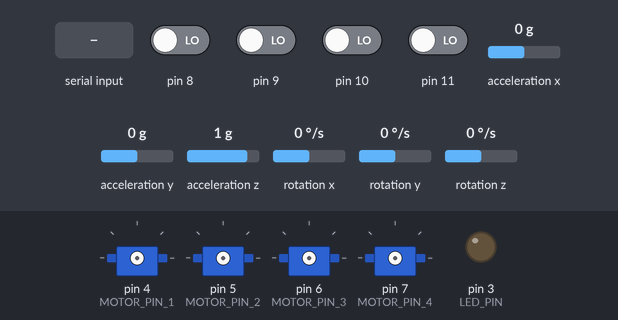
Bench run of a sketch on a simulated Arduino Uno, built with avr-gcc and run on an emulated ATmega328P. On the bench: 4 × servo, output pins drawn as LEDs (lit = HIGH). Wiring (inferred from the names in the program): MPU-6050 motion sensor at I2C address 0x68. The inputs (shaded band) are chosen by the test bench; at power-on: pin 8–11 LOW, acceleration x 0 g, acceleration y 0 g, acceleration z 1 g, rotation x 0 °/s, rotation y 0 °/s, rotation z 0 °/s. What the sketch prints to the serial monitor is not drawn.

Above: at 1.2 s.
1.3 s: "1" received over Serial
At 9.6 s:
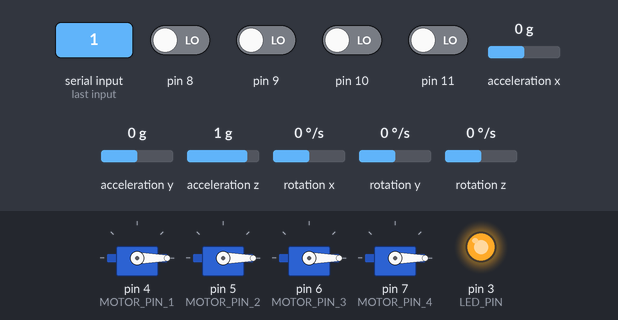
At 20.7 s:
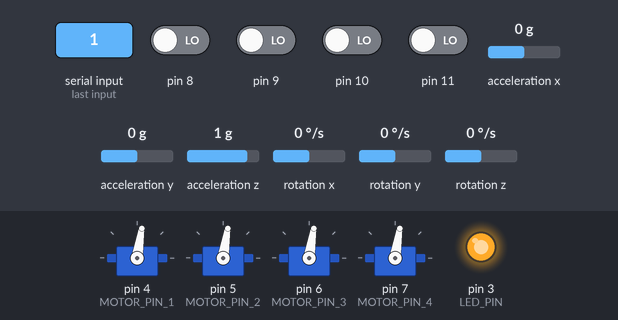
Timing chart, 0 to 21.5 s (numbered marks = the images above; inputs shaded):
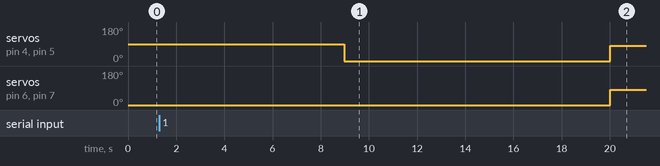

The sketch:

SUL_vibration_check_verson_2.ino
```cpp
#include <Servo.h>
#include <Wire.h>
#include <math.h>
#include "setup.h"

#define MAX_SIGNAL                 2000   // 1025 ~ 1999
#define MIN_SIGNAL                 1000
#define MOTOR_PIN_1                   4
#define MOTOR_PIN_2                   5
#define MOTOR_PIN_3                   6
#define MOTOR_PIN_4                   7
#define MPU6050_ACCEL_XOUT_H       0x3B   // R
#define MPU6050_I2C_ADDRESS        0x68   // R/W
#define MPU6050_PWR_MGMT_1         0x6B   // R/W
#define LED_PIN                       3
#define PAUSE_SIGNAL_PIN           13
#define PAUSE_DATA_SIGNAL_PIN      12

//--------------------------------------------------//
//                 DEFINE VARIABLES                 //
//--------------------------------------------------//
float ROLL = 0, ROLL_ACC, ROLL_GYRO = 0, PITCH = 0, PITCH_ACC, PITCH_GYRO = 0, YAW = 0, YAW_ACC, YAW_GYRO = 0;
int receiver_input_channel_1, receiver_input_channel_2, receiver_input_channel_3, receiver_input_channel_4;
float X_ACC_BASE = 0, Y_ACC_BASE = 0, Z_ACC_BASE = 0, X_GYRO_BASE = 0, Y_GYRO_BASE = 0, Z_GYRO_BASE = 0;
unsigned long TIME_LAST_ANGLE = 0, TIME_NOW_ANGLE, TIME_LAST_PID = 0, TIME_NOW_PID;
float CONTROLLED_VALUE_ROLL, CONTROLLED_VALUE_PITCH, CONTROLLED_VALUE_YAW;
float ROLL_RATE_MAX = 400.0, PITCH_RATE_MAX = 400.0, YAW_RATE_MAX = 400.0;
float MOTOR_OUTPUT_1, MOTOR_OUTPUT_2, MOTOR_OUTPUT_3, MOTOR_OUTPUT_4;
byte last_channel_1, last_channel_2, last_channel_3, last_channel_4;
unsigned long timer_1, timer_2, timer_3, timer_4, current_time;
int16_t X_ACC, Y_ACC, Z_ACC, TEMP, X_GYRO, Y_GYRO, Z_GYRO;
float ROLL_INPUT = 0, PITCH_INPUT = 0, YAW_INPUT = 0;
Servo MOTOR_1, MOTOR_2, MOTOR_3, MOTOR_4;

float ERROR_PITCH, ERROR_PITCH_PREVIOUS = 0, ERROR_ROLL, ERROR_ROLL_PREVIOUS = 0, ERROR_YAW, ERROR_YAW_PREVIOUS = 0;
float I_CONTROL_PITCH = 0, I_CONTROL_ROLL = 0, I_CONTROL_YAW = 0;
float P_GAIN_PITCH = 0.8, I_GAIN_PITCH = 0.05, D_GAIN_PITCH = 55;
float P_GAIN_ROLL = 0.8, I_GAIN_ROLL = 0.05, D_GAIN_ROLL = 55;
float P_GAIN_YAW = 0.1, I_GAIN_YAW = 0.1, D_GAIN_YAW = 0.1;
float P_CONTROL_ROLL = 0, D_CONTROL_ROLL = 0;
float P_CONTROL_PITCH = 0, D_CONTROL_PITCH = 0;
float P_CONTROL_YAW = 0, D_CONTROL_YAW = 0;
float dT;
//--------------------------------------------------//
//                    VOID SETUP                    //
//--------------------------------------------------//
void setup(){
  Serial.begin(38400);
  pinMode(LED_PIN, OUTPUT);
  pinMode(PAUSE_SIGNAL_PIN, INPUT);
  pinMode(PAUSE_DATA_SIGNAL_PIN, INPUT);

  intro();
  PAUSE();
  SET_MPU6050();
  CALIBRATE_MPU6050();
  SET_MOTOR();
  PCICR |= (1 << PCIE0);                                       //Set PCIE0 to enable PCMSK0 scan.
  PCMSK0 |= (1 << PCINT0);                                     //Set PCINT0 (digital input 8) to trigger an interrupt on state change.
  PCMSK0 |= (1 << PCINT1);                                     //Set PCINT1 (digital input 9)to trigger an interrupt on state change.
  PCMSK0 |= (1 << PCINT2);                                     //Set PCINT2 (digital input 10)to trigger an interrupt on state change.
  PCMSK0 |= (1 << PCINT3);                                     //Set PCINT3 (digital input 11)to trigger an interrupt on state change.
  TIME_LAST_ANGLE = millis();
  TIME_LAST_PID = millis();
}
//--------------------------------------------------//
//                    VOID LOOP                     //
//--------------------------------------------------//
void loop(){
  GET_RAW_DATA();
  TIME_NOW_ANGLE = millis();
  GET_ANGLE();
  TIME_LAST_ANGLE = TIME_NOW_ANGLE;
  TIME_NOW_PID = millis();
  PID_MOTOR(ROLL_INPUT, PITCH_INPUT, YAW_INPUT, 0.0, 0.0);
  TIME_LAST_PID = TIME_NOW_PID;

  if(millis() >= 20000 && millis() <= 22000){
    MOTOR_1.writeMicroseconds(1450);
    MOTOR_2.writeMicroseconds(1450);
    MOTOR_3.writeMicroseconds(1450);
    MOTOR_4.writeMicroseconds(1450);
  }
  else{
    MOTOR_1.writeMicroseconds(MIN_SIGNAL);
    MOTOR_2.writeMicroseconds(MIN_SIGNAL);
    MOTOR_3.writeMicroseconds(MIN_SIGNAL);
    MOTOR_4.writeMicroseconds(MIN_SIGNAL);
  }

  Serial.print("ROLL: "), Serial.print(ROLL), Serial.print("\t");
  Serial.print("ROLL_INPUT: "), Serial.print(ROLL_INPUT), Serial.print("\t");
  Serial.print("Controlled value roll: "), Serial.print(CONTROLLED_VALUE_ROLL);
  Serial.println();
  PAUSE_DATA();
}
//--------------------------------------------------//
//              USER DEFINED FUNCTION               //
//--------------------------------------------------//
void GET_ANGLE(){
  double DT = (TIME_NOW_ANGLE - TIME_LAST_ANGLE)/1000.0;

  float X_ANGVEL = (double(X_GYRO) - X_GYRO_BASE)/131.0;
  float Y_ANGVEL = (double(Y_GYRO) - Y_GYRO_BASE)/131.0;
  float Z_ANGVEL = (double(Z_GYRO) - Z_GYRO_BASE)/131.0;
  float X_FORCE = double(X_ACC) - X_ACC_BASE;
  float Y_FORCE = double(Y_ACC) - Y_ACC_BASE;
  float Z_FORCE = double(Z_ACC) - (16384 - Z_ACC_BASE);

  ROLL_ACC = atan2(double(Y_FORCE), sqrt(sq(double(X_FORCE)) + sq(double(Z_FORCE))));
  ROLL_ACC = ROLL_ACC * 180 / M_PI;
  PITCH_ACC = - atan2(double(X_FORCE), sqrt(sq(double(Y_FORCE)) + sq(double(Z_FORCE))));
  PITCH_ACC = PITCH_ACC * 180 / M_PI;
  YAW_ACC = 0;
  YAW_ACC = YAW_ACC * 180 / M_PI;

  ROLL_GYRO = ROLL_GYRO + X_ANGVEL * DT;
  PITCH_GYRO = PITCH_GYRO + Y_ANGVEL * DT;
  YAW_GYRO = YAW_GYRO + Z_ANGVEL * DT;

  ROLL = 0.9996 * (X_ANGVEL * DT + ROLL) + 0.0004 * ROLL_ACC;
  PITCH = 0.9996 * (Y_ANGVEL * DT + PITCH) + 0.0004 * PITCH_ACC;
  YAW = 0.9996 * (Z_ANGVEL * DT + YAW) + 0.0004 * YAW_ACC;

  ROLL_INPUT = ROLL_INPUT * 0.8 + ROLL * 0.2;
  PITCH_INPUT = PITCH_INPUT * 0.8 + PITCH * 0.2;
  YAW_INPUT = YAW_INPUT * 0.8 + YAW * 0.2;
}

//RC transmitter has minimum : 1112(1116) ~ 1912(1916)
void PID_MOTOR(float ROLL, float PITCH, float YAW, float DESIRED_ANGLE_PITCH, float DESIRED_ANGLE_ROLL){
    dT = (TIME_NOW_PID - TIME_LAST_PID)/1000.0;

    //Pitch Calculation
    ERROR_PITCH = DESIRED_ANGLE_PITCH - PITCH;
    P_CONTROL_PITCH = P_GAIN_PITCH * ERROR_PITCH;
    I_CONTROL_PITCH = I_GAIN_PITCH * ERROR_PITCH * dT + I_CONTROL_PITCH;
    D_CONTROL_PITCH = D_GAIN_PITCH * (ERROR_PITCH - ERROR_PITCH_PREVIOUS);
    if(I_CONTROL_PITCH >= PITCH_RATE_MAX) I_CONTROL_PITCH = PITCH_RATE_MAX;
    else if(I_CONTROL_PITCH <= -1 * PITCH_RATE_MAX) I_CONTROL_PITCH = -1 * PITCH_RATE_MAX;

    CONTROLLED_VALUE_PITCH = P_CONTROL_PITCH + I_CONTROL_PITCH + D_CONTROL_PITCH;
    if(CONTROLLED_VALUE_PITCH >= PITCH_RATE_MAX) CONTROLLED_VALUE_PITCH = PITCH_RATE_MAX;
    else if(CONTROLLED_VALUE_PITCH <= -1 * PITCH_RATE_MAX) CONTROLLED_VALUE_PITCH = -1 * PITCH_RATE_MAX;
    ERROR_PITCH_PREVIOUS = ERROR_PITCH;

    //Roll Calculation
    ERROR_ROLL = DESIRED_ANGLE_ROLL - ROLL;
    P_CONTROL_ROLL = P_GAIN_ROLL * ERROR_ROLL;
    I_CONTROL_ROLL = I_GAIN_ROLL * ERROR_ROLL * dT + I_CONTROL_ROLL;
    D_CONTROL_ROLL = D_GAIN_ROLL * (ERROR_ROLL - ERROR_ROLL_PREVIOUS);
    if(I_CONTROL_ROLL >= ROLL_RATE_MAX) I_CONTROL_ROLL = ROLL_RATE_MAX;
    else if(I_CONTROL_ROLL <= -1 * ROLL_RATE_MAX) I_CONTROL_ROLL = -1 * ROLL_RATE_MAX;

    CONTROLLED_VALUE_ROLL = P_CONTROL_ROLL + I_CONTROL_ROLL + D_CONTROL_ROLL;
    if(CONTROLLED_VALUE_ROLL >= ROLL_RATE_MAX) CONTROLLED_VALUE_ROLL = ROLL_RATE_MAX;
    else if(CONTROLLED_VALUE_ROLL <= -1 * ROLL_RATE_MAX) CONTROLLED_VALUE_ROLL = -1 * ROLL_RATE_MAX;
    ERROR_ROLL_PREVIOUS = ERROR_ROLL;
}

void UPDATE_MOTOR(){
  MOTOR_OUTPUT_1 = constrain(1450 + CONTROLLED_VALUE_PITCH - CONTROLLED_VALUE_ROLL, MIN_SIGNAL, MAX_SIGNAL);
  MOTOR_OUTPUT_2 = constrain(1450 - CONTROLLED_VALUE_PITCH + CONTROLLED_VALUE_ROLL, MIN_SIGNAL, MAX_SIGNAL);
  MOTOR_OUTPUT_3 = constrain(1450 - CONTROLLED_VALUE_PITCH - CONTROLLED_VALUE_ROLL, MIN_SIGNAL, MAX_SIGNAL);
  MOTOR_OUTPUT_4 = constrain(1450 + CONTROLLED_VALUE_PITCH + CONTROLLED_VALUE_ROLL, MIN_SIGNAL, MAX_SIGNAL);
  MOTOR_1.writeMicroseconds(MOTOR_OUTPUT_1);
  MOTOR_2.writeMicroseconds(MOTOR_OUTPUT_2);
  MOTOR_3.writeMicroseconds(MOTOR_OUTPUT_3);
  MOTOR_4.writeMicroseconds(MOTOR_OUTPUT_4);
}

inline void PAUSE(){
    while(Serial.available() && Serial.read());
    while(!Serial.available());
    while(Serial.available() && Serial.read());
}

inline void PAUSE_DATA(){
    if(Serial.available() && Serial.read() == '1'){
      Serial.println(F("Stop collecting"));
      MOTOR_1.writeMicroseconds(MIN_SIGNAL);
      MOTOR_2.writeMicroseconds(MIN_SIGNAL);
      MOTOR_3.writeMicroseconds(MIN_SIGNAL);
      MOTOR_4.writeMicroseconds(MIN_SIGNAL);
      while(true){
        if(Serial.available() && Serial.read() == '0'){
          Serial.println(F("Continue collecting"));
          break;
        }
      }
    }
}

void SET_MPU6050(){
  Wire.begin();
  Wire.beginTransmission(MPU6050_I2C_ADDRESS);
  Wire.write(MPU6050_PWR_MGMT_1);
  Wire.write(0);
  Wire.endTransmission(true);
}

void CALIBRATE_MPU6050(){
  int NUM_READING = 2000;
  int i;

  Serial.print(F("MPU6050 Calibration is started"));
  for(i = 0; i < 2000; i++){
    GET_RAW_DATA();
  }
  for(i = 0; i < NUM_READING; i++){
    if(i % 125 == 0) Serial.print(".");
    GET_RAW_DATA();
    X_ACC_BASE += X_ACC;
    Y_ACC_BASE += Y_ACC;
    Z_ACC_BASE += Z_ACC;
    X_GYRO_BASE += X_GYRO;
    Y_GYRO_BASE += Y_GYRO;
    Z_GYRO_BASE += Z_GYRO;
  }

  X_ACC_BASE /= NUM_READING;
  Y_ACC_BASE /= NUM_READING;
  Z_ACC_BASE /= NUM_READING;
  X_GYRO_BASE /= NUM_READING;
  Y_GYRO_BASE /= NUM_READING;
  Z_GYRO_BASE /= NUM_READING;

  Serial.println();
  Serial.println(F("MPU6050 Calibration is done!"));
  digitalWrite(LED_PIN, HIGH);
}

void SET_MOTOR(){
  MOTOR_1.attach(MOTOR_PIN_1, MIN_SIGNAL, MAX_SIGNAL);
  MOTOR_2.attach(MOTOR_PIN_2, MIN_SIGNAL, MAX_SIGNAL);
  MOTOR_3.attach(MOTOR_PIN_3, MIN_SIGNAL, MAX_SIGNAL);
  MOTOR_4.attach(MOTOR_PIN_4, MIN_SIGNAL, MAX_SIGNAL);

  MOTOR_1.writeMicroseconds(MIN_SIGNAL);
  MOTOR_2.writeMicroseconds(MIN_SIGNAL);
  MOTOR_3.writeMicroseconds(MIN_SIGNAL);
  MOTOR_4.writeMicroseconds(MIN_SIGNAL);
  delayMicroseconds(2000000);
  Serial.println(F("Motor Setup is done."));
}

void GET_RAW_DATA(){
  Wire.beginTransmission(MPU6050_I2C_ADDRESS);
  Wire.write(MPU6050_ACCEL_XOUT_H);
  Wire.endTransmission(false);

  Wire.requestFrom(MPU6050_I2C_ADDRESS, 14, true);
  X_ACC = Wire.read() << 8 | Wire.read();
  Y_ACC = Wire.read() << 8 | Wire.read();
  Z_ACC = Wire.read() << 8 | Wire.read();

  TEMP = Wire.read() << 8 | Wire.read();

  X_GYRO = Wire.read() << 8 | Wire.read();
  Y_GYRO = Wire.read() << 8 | Wire.read();
  Z_GYRO = Wire.read() << 8 | Wire.read();
  Wire.endTransmission(true);
}

ISR(PCINT0_vect){
  current_time = micros();
  //Channel 1=========================================
  if(PINB & B00000001){                                        //Is input 8 high?
    if(last_channel_1 == 0){                                   //Input 8 changed from 0 to 1
      last_channel_1 = 1;                                      //Remember current input state
      timer_1 = current_time;                                  //Set timer_1 to current_time
    }
  }
  else if(last_channel_1 == 1){                                //Input 8 is not high and changed from 1 to 0
    last_channel_1 = 0;                                        //Remember current input state
    receiver_input_channel_1 = current_time - timer_1;         //Channel 1 is current_time - timer_1
  }
  //Channel 2=========================================
  if(PINB & B00000010 ){                                       //Is input 9 high?
    if(last_channel_2 == 0){                                   //Input 9 changed from 0 to 1
      last_channel_2 = 1;                                      //Remember current input state
      timer_2 = current_time;                                  //Set timer_2 to current_time
    }
  }
  else if(last_channel_2 == 1){                                //Input 9 is not high and changed from 1 to 0
    last_channel_2 = 0;                                        //Remember current input state
    receiver_input_channel_2 = current_time - timer_2;         //Channel 2 is current_time - timer_2
  }
  //Channel 3=========================================
  if(PINB & B00000100 ){                                       //Is input 10 high?
    if(last_channel_3 == 0){                                   //Input 10 changed from 0 to 1
      last_channel_3 = 1;                                      //Remember current input state
      timer_3 = current_time;                                  //Set timer_3 to current_time
    }
  }
  else if(last_channel_3 == 1){                                //Input 10 is not high and changed from 1 to 0
    last_channel_3 = 0;                                        //Remember current input state
    receiver_input_channel_3 = current_time - timer_3;         //Channel 3 is current_time - timer_3

  }
  //Channel 4=========================================
  if(PINB & B00001000 ){                                       //Is input 11 high?
    if(last_channel_4 == 0){                                   //Input 11 changed from 0 to 1
      last_channel_4 = 1;                                      //Remember current input state
      timer_4 = current_time;                                  //Set timer_4 to current_time
    }
  }
  else if(last_channel_4 == 1){                                //Input 11 is not high and changed from 1 to 0
    last_channel_4 = 0;                                        //Remember current input state
    receiver_input_channel_4 = current_time - timer_4;         //Channel 4 is current_time - timer_4
  }
}

void intro(){
  Serial.println(F("//////////////////////////////////////////////////////////////////////"));
  Serial.println(F("//    Team name: Screwed Up Life                                    //"));
  Serial.println(F("//    Program purpose: Self stabilized Quadcopter                   //"));
  Serial.println(F("//    Contact: sv77777123@snu.ac.kr                                 //"));
  Serial.println(F("//    Department of nuclear engineering, Seoul national university  //"));
  Serial.println(F("//    Seoul, Republic of Korea(South Korea)                         //"));
  Serial.println(F("//                                                                  //"));
  Serial.println(F("//                                                                  //"));
  Serial.println(F("//    Project members: 차원석, 조병현, 곽진우, 장다예, 이승미, 이승민      //"));
  Serial.println(F("//////////////////////////////////////////////////////////////////////"));
  Serial.println();
  Serial.println(F("Serial communication start..."));
  Serial.println(F("Check the battery connection and horizontal attitude."));
  Serial.println(F("If all of the condition is right, Please input any character."));
}
```

setup.cpp
```cpp

```

setup.h
```cpp
#include <Wire.h>
```

Measured:
- after the input at 1.3 s, pin 3 (LED_PIN): LOW → HIGH after 7.7 s; servo on pin 4 (MOTOR_PIN_1), servo on pin 5 (MOTOR_PIN_2): 90° → 0° after 7.7 s, → 81° 11.0 s later; servo on pin 6 (MOTOR_PIN_3), servo on pin 7 (MOTOR_PIN_4): 0° → 81° after 18.7 s
